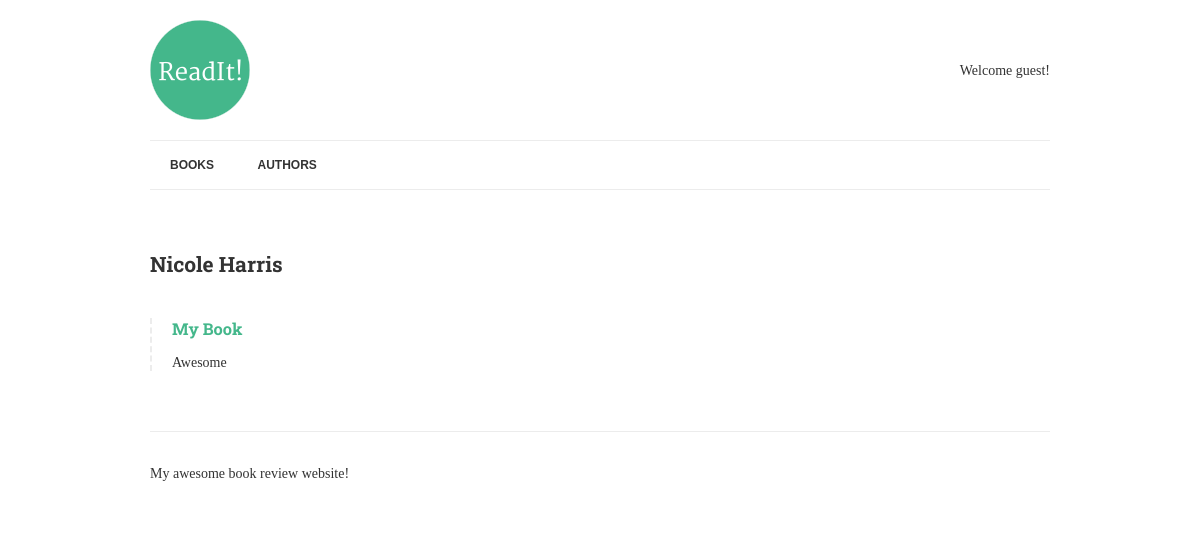
Before: /authors/1/ with the older database file.
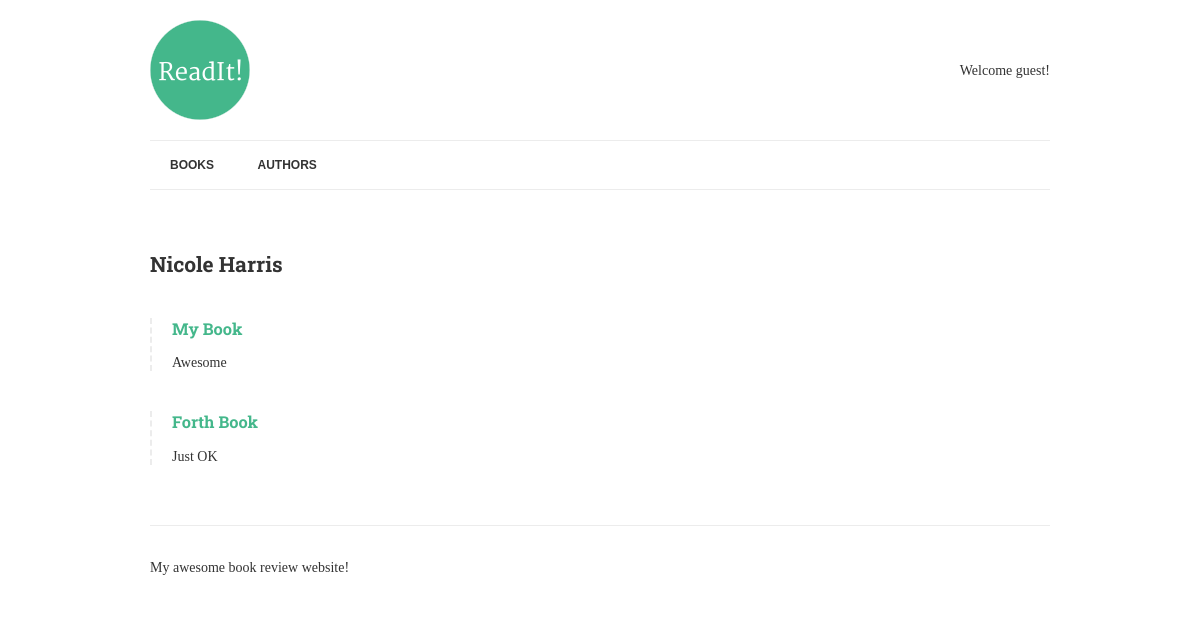
After: the same page with the newer database file.
### books/models.py (models this page shows, shortened)
class Book(models.Model):
    title = models.CharField(max_length=150)
    authors = models.ManyToManyField("Author", related_name="books")
    review = models.TextField(blank=True, null=True)
    date_reviewed = models.DateTimeField(blank=True, null=True)
    is_favourite = models.BooleanField(default=False, verbose_name="Favourite")

### books/views.py (the view)
# urls.py: url(r'^authors/(?P<pk>[-\w]+)/$', AuthorDetail.as_view(), name='author-detail'),
class AuthorDetail(DetailView):
    model = Author
    template_name = "author.html"

### books/templates/author.html (shortened to what this page needs)
{% extends "base.html" %}
{% block content %}
    <h2>{{ author.name  }}</h2>
    {% for book in author.books.all %}
        {% if book.review %}
            <div class="book">
                <h3><a href="{% url 'book-detail' book.pk %}">{{ book.title }}</a></h3>
                <p>{{ book.review|linebreaks }}</p>
            </div>
        {% endif %}
    {% endfor %}
{% endblock %}

Changed rows visible on the page:
added Book: title "Forth Book", review "Just OK"
